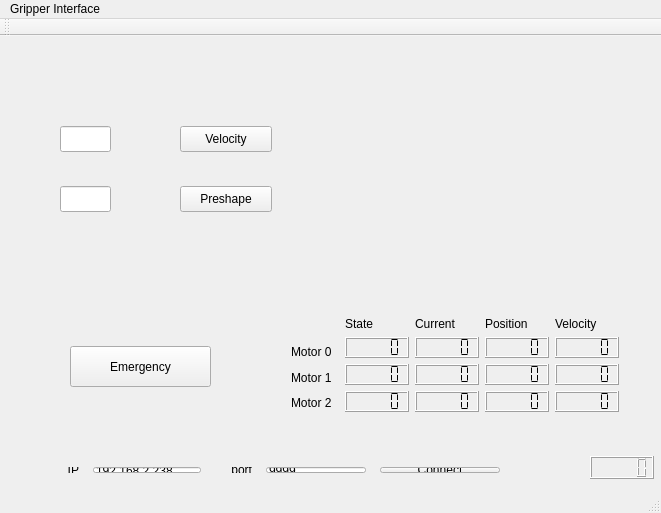
<?xml version="1.0" encoding="UTF-8"?>
<ui version="4.0">
 <class>MainWindow</class>
 <widget class="QMainWindow" name="MainWindow">
  <property name="geometry">
   <rect>
    <x>0</x>
    <y>0</y>
    <width>661</width>
    <height>513</height>
   </rect>
  </property>
  <property name="windowTitle">
   <string>MainWindow</string>
  </property>
  <widget class="QWidget" name="centralWidget">
   <widget class="QLCDNumber" name="lcdNumber">
    <property name="geometry">
     <rect>
      <x>590</x>
      <y>420</y>
      <width>64</width>
      <height>23</height>
     </rect>
    </property>
   </widget>
   <widget class="QWidget" name="horizontalLayoutWidget">
    <property name="geometry">
     <rect>
      <x>30</x>
      <y>420</y>
      <width>481</width>
      <height>28</height>
     </rect>
    </property>
    <layout class="QHBoxLayout" name="horizontalLayout">
     <property name="spacing">
      <number>14</number>
     </property>
     <item>
      <widget class="QLabel" name="label">
       <property name="text">
        <string>IP</string>
       </property>
       <property name="alignment">
        <set>Qt::AlignRight|Qt::AlignTrailing|Qt::AlignVCenter</set>
       </property>
      </widget>
     </item>
     <item>
      <widget class="QLineEdit" name="ip_lineEdit">
       <property name="sizePolicy">
        <sizepolicy hsizetype="Fixed" vsizetype="Fixed">
         <horstretch>0</horstretch>
         <verstretch>0</verstretch>
        </sizepolicy>
       </property>
       <property name="maximumSize">
        <size>
         <width>300</width>
         <height>16777215</height>
        </size>
       </property>
       <property name="text">
        <string>192.168.2.238</string>
       </property>
      </widget>
     </item>
     <item>
      <widget class="QLabel" name="label_2">
       <property name="text">
        <string>port</string>
       </property>
       <property name="alignment">
        <set>Qt::AlignRight|Qt::AlignTrailing|Qt::AlignVCenter</set>
       </property>
      </widget>
     </item>
     <item>
      <widget class="QLineEdit" name="port_lineEdit">
       <property name="sizePolicy">
        <sizepolicy hsizetype="Fixed" vsizetype="Fixed">
         <horstretch>0</horstretch>
         <verstretch>0</verstretch>
        </sizepolicy>
       </property>
       <property name="minimumSize">
        <size>
         <width>8</width>
         <height>0</height>
        </size>
       </property>
       <property name="maximumSize">
        <size>
         <width>100</width>
         <height>16777215</height>
        </size>
       </property>
       <property name="text">
        <string>9999</string>
       </property>
       <property name="frame">
        <bool>true</bool>
       </property>
      </widget>
     </item>
     <item>
      <widget class="QPushButton" name="connectButton">
       <property name="minimumSize">
        <size>
         <width>120</width>
         <height>0</height>
        </size>
       </property>
       <property name="maximumSize">
        <size>
         <width>120</width>
         <height>16777215</height>
        </size>
       </property>
       <property name="text">
        <string notr="true">Connect</string>
       </property>
      </widget>
     </item>
    </layout>
   </widget>
   <widget class="QWidget" name="horizontalLayoutWidget_2">
    <property name="geometry">
     <rect>
      <x>280</x>
      <y>270</y>
      <width>350</width>
      <height>117</height>
     </rect>
    </property>
    <layout class="QHBoxLayout" name="horizontalLayout_2">
     <item>
      <layout class="QVBoxLayout" name="verticalLayout_6">
       <item>
        <widget class="QLabel" name="label_10">
         <property name="text">
          <string/>
         </property>
        </widget>
       </item>
       <item>
        <widget class="QLabel" name="label_7">
         <property name="text">
          <string>Motor 0</string>
         </property>
        </widget>
       </item>
       <item>
        <widget class="QLabel" name="label_8">
         <property name="text">
          <string>Motor 1</string>
         </property>
        </widget>
       </item>
       <item>
        <widget class="QLabel" name="label_9">
         <property name="text">
          <string>Motor 2</string>
         </property>
        </widget>
       </item>
      </layout>
     </item>
     <item>
      <layout class="QVBoxLayout" name="verticalLayout">
       <item>
        <widget class="QLabel" name="label_4">
         <property name="text">
          <string>State</string>
         </property>
        </widget>
       </item>
       <item>
        <widget class="QLCDNumber" name="motor0_State">
         <property name="mode">
          <enum>QLCDNumber::Hex</enum>
         </property>
         <property name="segmentStyle">
          <enum>QLCDNumber::Flat</enum>
         </property>
        </widget>
       </item>
       <item>
        <widget class="QLCDNumber" name="motor1_State">
         <property name="mode">
          <enum>QLCDNumber::Hex</enum>
         </property>
         <property name="segmentStyle">
          <enum>QLCDNumber::Flat</enum>
         </property>
        </widget>
       </item>
       <item>
        <widget class="QLCDNumber" name="motor2_State">
         <property name="mode">
          <enum>QLCDNumber::Hex</enum>
         </property>
         <property name="segmentStyle">
          <enum>QLCDNumber::Flat</enum>
         </property>
        </widget>
       </item>
      </layout>
     </item>
     <item>
      <layout class="QVBoxLayout" name="verticalLayout_4">
       <item>
        <widget class="QLabel" name="label_6">
         <property name="text">
          <string>Current</string>
         </property>
        </widget>
       </item>
       <item>
        <widget class="QLCDNumber" name="motor0_Current">
         <property name="mode">
          <enum>QLCDNumber::Dec</enum>
         </property>
         <property name="segmentStyle">
          <enum>QLCDNumber::Flat</enum>
         </property>
        </widget>
       </item>
       <item>
        <widget class="QLCDNumber" name="motor1_Current">
         <property name="mode">
          <enum>QLCDNumber::Dec</enum>
         </property>
         <property name="segmentStyle">
          <enum>QLCDNumber::Flat</enum>
         </property>
        </widget>
       </item>
       <item>
        <widget class="QLCDNumber" name="motor2_Current">
         <property name="mode">
          <enum>QLCDNumber::Dec</enum>
         </property>
         <property name="segmentStyle">
          <enum>QLCDNumber::Flat</enum>
         </property>
        </widget>
       </item>
      </layout>
     </item>
     <item>
      <layout class="QVBoxLayout" name="verticalLayout_2">
       <item>
        <widget class="QLabel" name="label_3">
         <property name="text">
          <string>Position</string>
         </property>
        </widget>
       </item>
       <item>
        <widget class="QLCDNumber" name="motor0_Position">
         <property name="mode">
          <enum>QLCDNumber::Dec</enum>
         </property>
         <property name="segmentStyle">
          <enum>QLCDNumber::Flat</enum>
         </property>
        </widget>
       </item>
       <item>
        <widget class="QLCDNumber" name="motor1_Position">
         <property name="mode">
          <enum>QLCDNumber::Dec</enum>
         </property>
         <property name="segmentStyle">
          <enum>QLCDNumber::Flat</enum>
         </property>
        </widget>
       </item>
       <item>
        <widget class="QLCDNumber" name="motor2_Position">
         <property name="mode">
          <enum>QLCDNumber::Dec</enum>
         </property>
         <property name="segmentStyle">
          <enum>QLCDNumber::Flat</enum>
         </property>
        </widget>
       </item>
      </layout>
     </item>
     <item>
      <layout class="QVBoxLayout" name="verticalLayout_3">
       <item>
        <widget class="QLabel" name="label_5">
         <property name="text">
          <string>Velocity</string>
         </property>
        </widget>
       </item>
       <item>
        <widget class="QLCDNumber" name="motor0_Velocity">
         <property name="mode">
          <enum>QLCDNumber::Dec</enum>
         </property>
         <property name="segmentStyle">
          <enum>QLCDNumber::Flat</enum>
         </property>
        </widget>
       </item>
       <item>
        <widget class="QLCDNumber" name="motor1_Velocity">
         <property name="mode">
          <enum>QLCDNumber::Dec</enum>
         </property>
         <property name="segmentStyle">
          <enum>QLCDNumber::Flat</enum>
         </property>
        </widget>
       </item>
       <item>
        <widget class="QLCDNumber" name="motor2_Velocity">
         <property name="mode">
          <enum>QLCDNumber::Dec</enum>
         </property>
         <property name="segmentStyle">
          <enum>QLCDNumber::Flat</enum>
         </property>
        </widget>
       </item>
      </layout>
     </item>
    </layout>
   </widget>
   <widget class="QPushButton" name="Emergency_pushButton">
    <property name="geometry">
     <rect>
      <x>70</x>
      <y>310</y>
      <width>141</width>
      <height>41</height>
     </rect>
    </property>
    <property name="text">
     <string>Emergency</string>
    </property>
   </widget>
   <widget class="QLineEdit" name="Preshape_lineEdit">
    <property name="geometry">
     <rect>
      <x>60</x>
      <y>150</y>
      <width>51</width>
      <height>26</height>
     </rect>
    </property>
   </widget>
   <widget class="QPushButton" name="Preshape_pushButton">
    <property name="geometry">
     <rect>
      <x>180</x>
      <y>150</y>
      <width>92</width>
      <height>26</height>
     </rect>
    </property>
    <property name="text">
     <string>Preshape</string>
    </property>
   </widget>
   <widget class="QLineEdit" name="Velocity_lineEdit">
    <property name="geometry">
     <rect>
      <x>60</x>
      <y>90</y>
      <width>51</width>
      <height>26</height>
     </rect>
    </property>
   </widget>
   <widget class="QPushButton" name="Velocity_pushButton">
    <property name="geometry">
     <rect>
      <x>180</x>
      <y>90</y>
      <width>92</width>
      <height>26</height>
     </rect>
    </property>
    <property name="text">
     <string>Velocity</string>
    </property>
   </widget>
  </widget>
  <widget class="QMenuBar" name="menuBar">
   <property name="geometry">
    <rect>
     <x>0</x>
     <y>0</y>
     <width>661</width>
     <height>23</height>
    </rect>
   </property>
   <widget class="QMenu" name="menuGripper_Interface">
    <property name="title">
     <string>Gripper Interface</string>
    </property>
   </widget>
   <addaction name="menuGripper_Interface"/>
  </widget>
  <widget class="QToolBar" name="mainToolBar">
   <attribute name="toolBarArea">
    <enum>TopToolBarArea</enum>
   </attribute>
   <attribute name="toolBarBreak">
    <bool>false</bool>
   </attribute>
  </widget>
  <widget class="QStatusBar" name="statusBar"/>
  <action name="actionConnect">
   <property name="checkable">
    <bool>true</bool>
   </property>
   <property name="text">
    <string>Connect</string>
   </property>
   <property name="toolTip">
    <string>&lt;html&gt;&lt;head/&gt;&lt;body&gt;&lt;p&gt;Connect to the Gripper Controller&lt;/p&gt;&lt;/body&gt;&lt;/html&gt;</string>
   </property>
  </action>
 </widget>
 <layoutdefault spacing="6" margin="11"/>
 <resources/>
 <connections>
  <connection>
   <sender>connectButton</sender>
   <signal>released()</signal>
   <receiver>MainWindow</receiver>
   <slot>openConnection()</slot>
   <hints>
    <hint type="sourcelabel">
     <x>265</x>
     <y>62</y>
    </hint>
    <hint type="destinationlabel">
     <x>330</x>
     <y>243</y>
    </hint>
   </hints>
  </connection>
 </connections>
 <slots>
  <signal>counter_changed()</signal>
  <slot>counter_increase()</slot>
  <slot>openConnection()</slot>
 </slots>
</ui>
